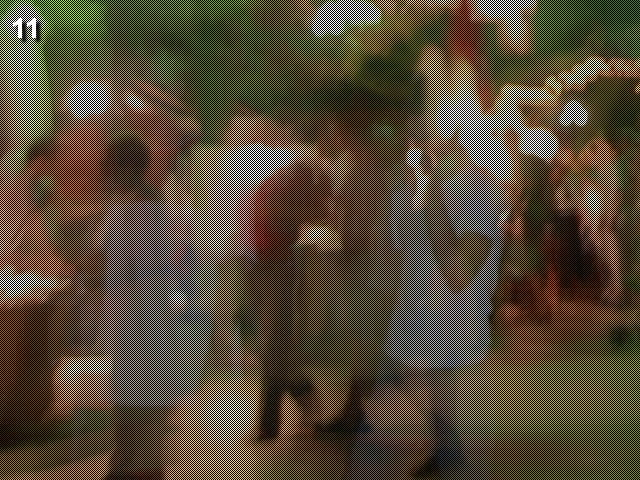
#> input picture cave.jpg, 640 x 480 px
$ python 11.py
#> lines starting #> are read from the running program, lines starting #| are printed output that depends on the picture
from PIL import Image
import os.path


img = Image.open("cave.jpg")
#> img is the input picture: PIL image 640x480 RGB; mean R, G, B 85.8, 73.7, 57.3
width, height = img.size
#> width = 640; height = 480
print ("Dimensions:", img.size, "Total pixels:", width * height)
#| Dimensions: (640, 480) Total pixels: 307200
pixels = img.load()

pixelsList = list(img.getdata())
#> pixelsList = 307200 items
listOdd = pixelsList[1::2][::2]
#> listOdd = 76800 items
print(str(len(listOdd)))
#| 76800
print(str((int(width/2)*int(height/2))))
#| 76800
print(str(len(pixelsList)))
#| 307200
listEven = pixelsList[::2][1::2]
#> listEven = 76800 items

imOdd = Image.new(img.mode, (int(width/2),int(height/2)))
#> imOdd: PIL image 320x240 RGB; every value is 0
imOdd.putdata(listOdd)
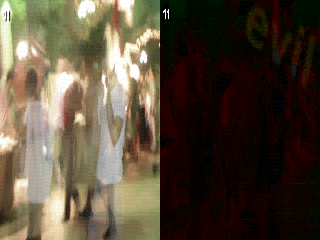
#> imOdd: PIL image 320x240 RGB; mean R, G, B 85.9, 73.7, 57.4

imEven = Image.new(img.mode, (int(width/2),int(height/2)))
imEven.putdata(listEven)
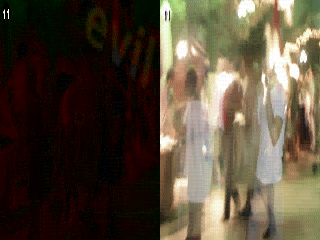
#> imEven: PIL image 320x240 RGB; mean R, G, B 85.7, 73.8, 57.3


imEven.show()
imOdd.show()
img.show()

$ run again, with evil1.jpg copied over cave.jpg
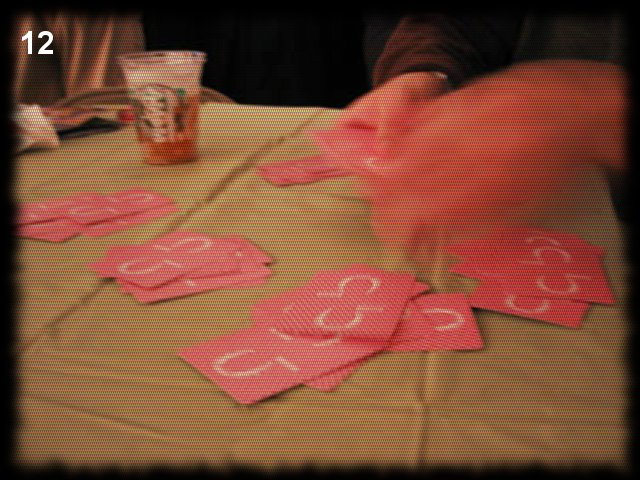
#> input picture evil1.jpg, 640 x 480 px
#> img is the input picture: PIL image 640x480 RGB; mean R, G, B 125.2, 74.5, 53.1
#| Dimensions: (640, 480) Total pixels: 307200
#> pixelsList = 307200 items
#> listOdd = 76800 items
#| 76800
#| 76800
#| 307200
#> `imOdd.putdata(listOdd)`:
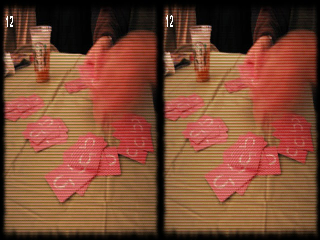
#> imOdd: PIL image 320x240 RGB; mean R, G, B 125.2, 74.8, 53.1
#> `imEven.putdata(listEven)`:
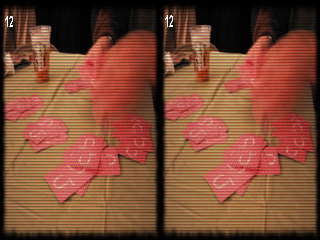
#> imEven: PIL image 320x240 RGB; mean R, G, B 125.1, 74.3, 53.1
